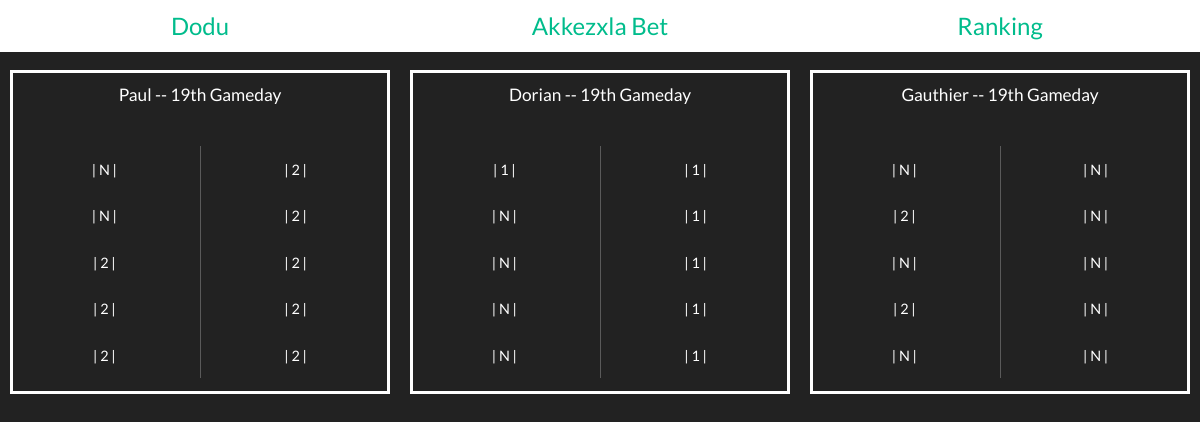
Page /bet-panorama.php (signed in) on the committed database.
### tables this page shows
CREATE TABLE `bet` (
  `id` int(11) NOT NULL,
  `gameday` varchar(25) NOT NULL,
  `surname` varchar(50) NOT NULL,
  `match1` varchar(5) NOT NULL,
  `match2` varchar(5) NOT NULL,
  `match3` varchar(5) NOT NULL,
  `match4` varchar(5) NOT NULL,
  `match5` varchar(5) NOT NULL,
  `match6` varchar(5) NOT NULL,
  `match7` varchar(5) NOT NULL,
  `match8` varchar(5) NOT NULL,
  `match9` varchar(5) NOT NULL,
  `match10` varchar(5) NOT NULL
);

### connectExcel.php (called while the page is built, shortened)
<?php
require_once "connect.php";
try {
    $getResult = "SELECT * FROM result";
    $reqGetResult = $db->prepare($getResult);
    $SubmitGetResult = $reqGetResult->execute();
    $result = $reqGetResult->fetchAll();
}
catch (PDOException $e) {
    $db = null;
    echo 'Erreur : '.$e->getMessage();
}
$resultDay = 1;
if(!empty($result)) {
    for($i = 0; $i < count($result); $i++) {
        if($result[$i]['gameday'] > $resultDay) {
            $resultDay = $result[$i]['gameday'];
            $gameDay = $resultDay + 1;
        }
    }
}
else {
    $resultDay = 22;
    $gameDay = $resultDay + 1;
}
?>

### checkExistingTicket.php (called while the page is built, shortened)
<?php
require_once "connectExcel.php";
?>

### bet-panorama.php (the view, shortened to what this page needs)
<?php
include_once "_head.php";
include_once "_nav.php";
require_once "connectExcel.php";
$viewBet = "SELECT * from bet Where gameday=".$gameDay."";
$reqViewBet = $db->prepare($viewBet);
$betSubmit = $reqViewBet->execute();
$bet = $reqViewBet->fetchAll();
?>
<body>
    <main>
        <div class="panorama">
<?php
    for ($i = 0; $i < count($bet); $i++) {
?>
        <div class="user">
            <div class="ticket-surname">
                <p>
                <?php
                echo $bet[$i]['surname'];?> -- <?php echo $bet[$i]['gameday'];?>th Gameday
                </p>
                </div>
            <div class="user-bet">
                <div class="user-ticket">
            <?php
            for ($j = 1; $j < 6; $j++) {
            ?>
                <p class="user-result"><?php
                $resultTicket1 = $bet[$i]['match'.$j.''];
                    ?><span class="team"><?php echo $ticket1[$j - 1][0];?></span>
                    <span class="team-choice"><?php echo "| ".$resultTicket1." |";?></span>
                </p>
            <?php
            }
            ?>
            </div>
            <div class="user-ticket">
            <?php
            for ($j = 6; $j < 11; $j++) {
            ?>
                <p class="user-result"><?php
                $resultTicket2 = $bet[$i]['match'.$j.''];
                    ?><span class="team"><?php echo $ticket2[$j - 6][0];?></span>
                    <span class="team-choice"><?php echo "| ".$resultTicket2." |";?></span>
                </p><?php
            }
?>
            </div>
</div>
            </div>
<?php
}
?>
        </div>
    </main>
</body>

### style.css (style rules this page uses)
* { margin: 0; padding: 0; }
main { width: 100%; display: flex; flex-direction: column; align-items: center; }
.panorama { display: grid; grid-template-rows: 1fr 1fr; grid-template-columns: 1fr 1fr 1fr; width: 100%; margin: 0; height: 90vh; }
.user { display: flex; flex-direction: column; width: 95%; height: 90%; border: solid; justify-self: center; align-self: center; justify-content: space-evenly; font-size: 0.9em; }
.user-bet { display: flex; justify-content: center; height: 100%; }
.user-ticket { display: flex; flex-direction: column; width: 100%; justify-content: space-evenly; align-items: center; }
.user-result { display: flex; justify-content: space-evenly; align-items: center; margin: 0; width: 100%; }
.ticket-surname { text-align: center; margin: 2.5%; font-size: 1.2em; }
.team-choice { width: 15%; display: flex; justify-content: center; }
:root { --effect: hover 0.75s linear infinite; }

### rows in the picture
bet: surname "Paul", gameday "19", match1 "N", match2 "N", match3 "2", match4 "2", match5 "2", match6 "2", match7 "2", match8 "2", match9 "2", match10 "2"
bet: surname "Dorian", gameday "19", match1 "1", match2 "N", match3 "N", match4 "N", match5 "N", match6 "1", match7 "1", match8 "1", match9 "1", match10 "1"
bet: surname "Gauthier", gameday "19", match1 "N", match2 "2", match3 "N", match4 "2", match5 "N", match6 "N", match7 "N", match8 "N", match9 "N", match10 "N"

### other values in the picture
$_SESSION['user'] "Dodu"
